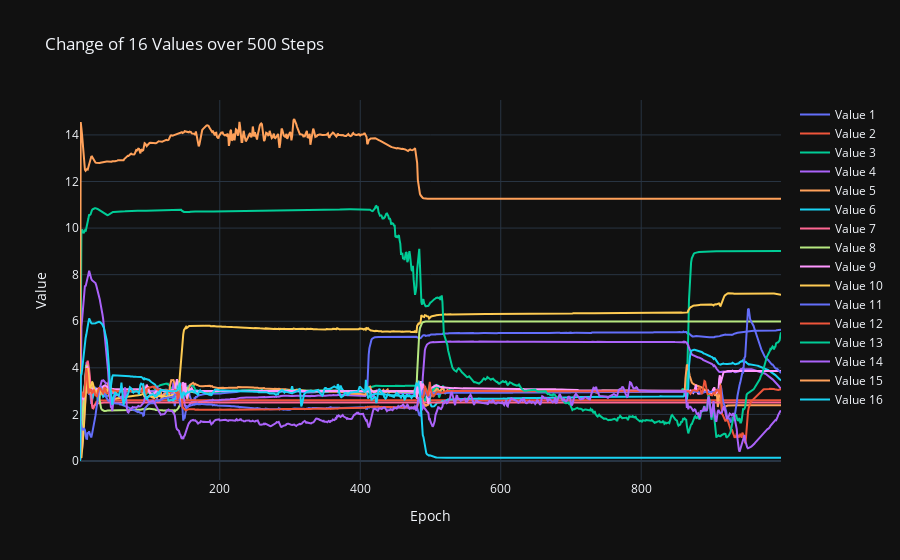

Notebook code cell kept with this figure:
### Markdown cell above
## Mean value

### Code cell
## plotting
import numpy as np
import plotly.graph_objects as go

data = experiment_data_loader.experiment_data['000027']['repetition_data'][1]


means = []
for mean_idx in range(16):
    means.append(data[f"mean{mean_idx}"])

    
data = np.stack(means, axis=1)
print(data.shape)
#data = np.expand_dims(data, axis=1)

# Preparing data for plotting
epochs = np.arange(1, data.shape[0])
traces = []
for i in range(data.shape[1]):
    traces.append(go.Scatter(x=epochs, y=data[:, i], mode='lines', name=f'Value {i+1}'))

# Plotting with Plotly
layout = go.Layout(title='Change of 16 Values over 500 Steps',
                   xaxis=dict(title='Epoch'),
                   yaxis=dict(title='Value'),
                   template='plotly_dark')

fig = go.Figure(data=traces, layout=layout)
fig.show()

### Figure 1 — Plotly figure (JSON) as saved in the notebook; plotly's stock layout.template omitted (floating-point values rounded to 4 significant figures; data arrays with more than 128 entries replaced by an {"elided": "..."} marker saying what was removed)
{"data": [{"mode": "lines", "name": "Value 1", "type": "scatter", "x": {"elided": "999 int values"}, "y": {"elided": "1000 float values"}}, {"mode": "lines", "name": "Value 2", "type": "scatter", "x": {"elided": "999 int values"}, "y": {"elided": "1000 float values"}}, {"mode": "lines", "name": "Value 3", "type": "scatter", "x": {"elided": "999 int values"}, "y": {"elided": "1000 float values"}}, {"mode": "lines", "name": "Value 4", "type": "scatter", "x": {"elided": "999 int values"}, "y": {"elided": "1000 float values"}}, {"mode": "lines", "name": "Value 5", "type": "scatter", "x": {"elided": "999 int values"}, "y": {"elided": "1000 float values"}}, {"mode": "lines", "name": "Value 6", "type": "scatter", "x": {"elided": "999 int values"}, "y": {"elided": "1000 float values"}}, {"mode": "lines", "name": "Value 7", "type": "scatter", "x": {"elided": "999 int values"}, "y": {"elided": "1000 float values"}}, {"mode": "lines", "name": "Value 8", "type": "scatter", "x": {"elided": "999 int values"}, "y": {"elided": "1000 float values"}}, {"mode": "lines", "name": "Value 9", "type": "scatter", "x": {"elided": "999 int values"}, "y": {"elided": "1000 float values"}}, {"mode": "lines", "name": "Value 10", "type": "scatter", "x": {"elided": "999 int values"}, "y": {"elided": "1000 float values"}}, {"mode": "lines", "name": "Value 11", "type": "scatter", "x": {"elided": "999 int values"}, "y": {"elided": "1000 float values"}}, {"mode": "lines", "name": "Value 12", "type": "scatter", "x": {"elided": "999 int values"}, "y": {"elided": "1000 float values"}}, {"mode": "lines", "name": "Value 13", "type": "scatter", "x": {"elided": "999 int values"}, "y": {"elided": "1000 float values"}}, {"mode": "lines", "name": "Value 14", "type": "scatter", "x": {"elided": "999 int values"}, "y": {"elided": "1000 float values"}}, {"mode": "lines", "name": "Value 15", "type": "scatter", "x": {"elided": "999 int values"}, "y": {"elided": "1000 float values"}}, {"mode": "lines", "name": "Value 16", "type": "scatter", "x": {"elided": "999 int values"}, "y": {"elided": "1000 float values"}}], "layout": {"title": {"text": "Change of 16 Values over 500 Steps"}, "xaxis": {"title": {"text": "Epoch"}}, "yaxis": {"title": {"text": "Value"}}}}
